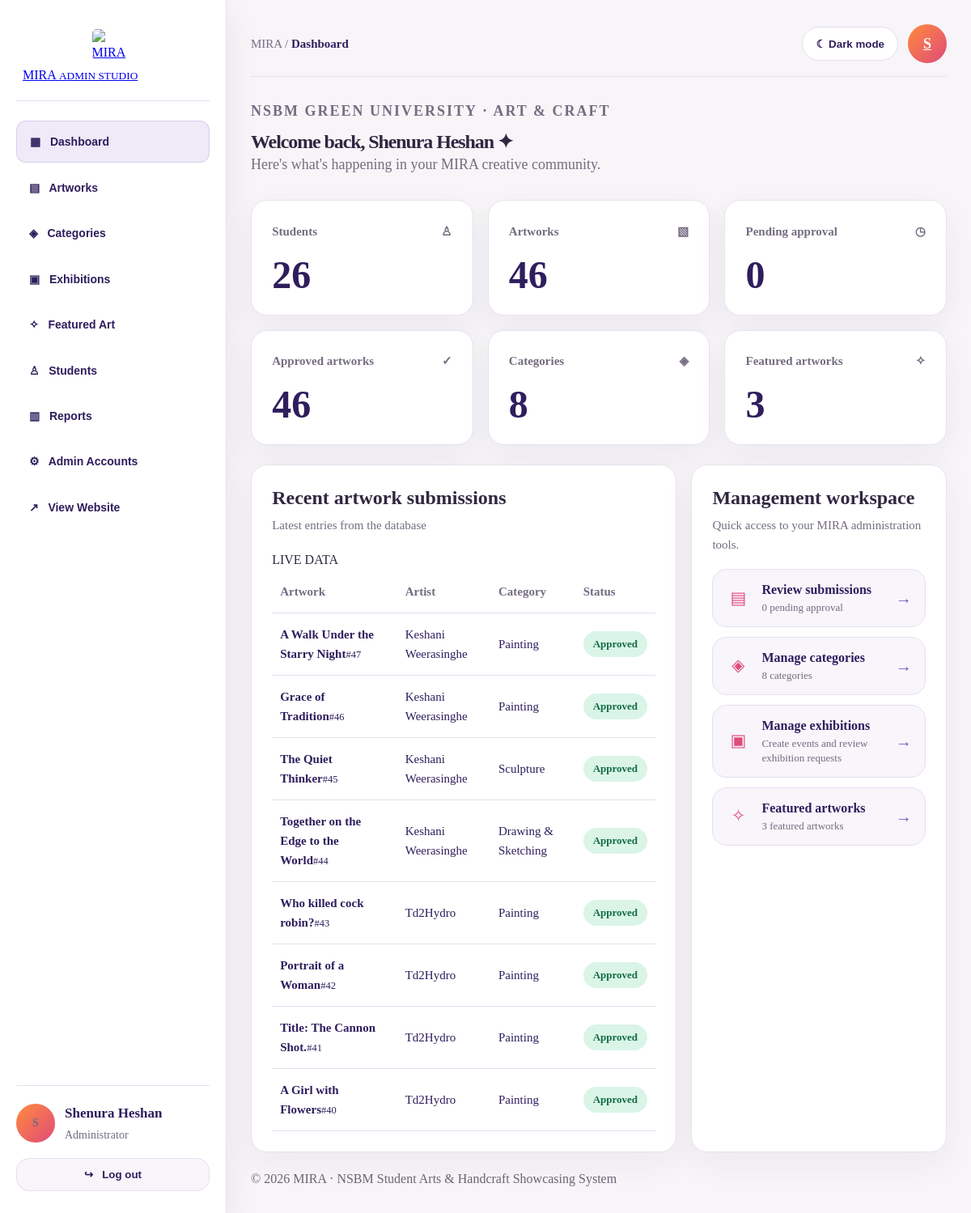
/admin/dashboard.php (signed in), run on the app's committed database.
### tables this page shows
CREATE TABLE `users` (
  `USER_ID` int(11) NOT NULL,
  `FULL_NAME` varchar(100) NOT NULL,
  `EMAIL` varchar(250) NOT NULL,
  `PASSWORD` varchar(200) NOT NULL,
  `ROLE` enum('STUDENT','ARTIST','ADMIN') DEFAULT 'STUDENT',
  `CREATED_AT` timestamp NOT NULL DEFAULT current_timestamp(),
  `ABOUT_ARTIST` text DEFAULT NULL,
  `PROFILE_PHOTO` varchar(255) DEFAULT NULL,
  `COVER_PHOTO` varchar(255) DEFAULT NULL,
  `account_status` varchar(20) NOT NULL DEFAULT 'active',
  `profile_image` varchar(255) DEFAULT NULL
);

CREATE TABLE `artworks` (
  `artwork_id` int(11) NOT NULL,
  `user_id` int(11) NOT NULL,
  `category_id` int(11) NOT NULL,
  `title` varchar(200) NOT NULL,
  `description` text DEFAULT NULL,
  `status` varchar(100) DEFAULT 'pending',
  `is_featured` tinyint(1) DEFAULT 0,
  `created_at` timestamp NOT NULL DEFAULT current_timestamp(),
  `rejection_reason` text DEFAULT NULL,
  `reviewed_at` timestamp NULL DEFAULT NULL,
  `reviewed_by` int(11) DEFAULT NULL,
  `featured_order` int(11) DEFAULT NULL
);

CREATE TABLE `categories` (
  `category_id` int(11) NOT NULL,
  `category_name` varchar(200) NOT NULL,
  `description` text DEFAULT NULL,
  `is_active` tinyint(1) NOT NULL DEFAULT 1,
  `image_path` varchar(255) DEFAULT NULL
);

### admin/auth.php (called while the page is built, shortened)
<?php
require __DIR__ . '/../db.php';
$uid = (int)$_SESSION['user_id'];
$stmt = $conn->prepare('SELECT FULL_NAME, ROLE, account_status FROM users WHERE USER_ID = ? LIMIT 1');
$stmt->bind_param('i', $uid); $stmt->execute(); $record = $stmt->get_result()->fetch_assoc(); $stmt->close();
$adminName = $record['FULL_NAME'];
function h($value) { return htmlspecialchars((string)$value, ENT_QUOTES | ENT_SUBSTITUTE, 'UTF-8'); }

### admin/dashboard.php (the view, shortened to what this page needs)
<?php
require __DIR__ . '/auth.php';
function countQuery(mysqli $conn, string $sql): int {
    $result = $conn->query($sql);
    return $result ? (int) $result->fetch_row()[0] : 0;
}
$totalStudents = countQuery($conn, "SELECT COUNT(*) FROM users WHERE ROLE IN ('STUDENT','ARTIST')");
$totalArtworks = countQuery($conn, 'SELECT COUNT(*) FROM artworks');
$pendingArtworks = countQuery($conn, "SELECT COUNT(*) FROM artworks WHERE LOWER(status) = 'pending'");
$approvedArtworks = countQuery($conn, "SELECT COUNT(*) FROM artworks WHERE LOWER(status) = 'approved'");
$categoryCount = countQuery($conn, 'SELECT COUNT(*) FROM categories');
$featuredCount = countQuery($conn, "SELECT COUNT(*) FROM artworks WHERE is_featured = 1 AND LOWER(status) = 'approved'");
$recent = $conn->query(
    'SELECT a.artwork_id, a.title, a.status, a.created_at,
            u.FULL_NAME AS artist_name, c.category_name
     FROM artworks a
     JOIN users u ON u.USER_ID = a.user_id
     JOIN categories c ON c.category_id = a.category_id
     ORDER BY a.created_at DESC, a.artwork_id DESC LIMIT 8'
);
$stats = [
    ['Students', $totalStudents, '♙'],
    ['Artworks', $totalArtworks, '▧'],
    ['Pending approval', $pendingArtworks, '◷'],
    ['Approved artworks', $approvedArtworks, '✓'],
    ['Categories', $categoryCount, '◈'],
    ['Featured artworks', $featuredCount, '✧'],
];
$initial = function_exists('mb_substr') ? mb_substr($adminName, 0, 1) : substr($adminName, 0, 1);
?>
<!DOCTYPE html>
<html lang="en">
<head>
    <link rel="stylesheet" href="admin.css">
<link rel="stylesheet" href="../mira-design-system.css?v=1">
<link rel="stylesheet" href="mira-admin-polish.css?v=1">
</head>
<body class="admin-page">
<div class="admin-layout">
    <?php $activeAdminPage = "dashboard"; require __DIR__ . "/sidebar.php"; ?>
    <main class="admin-main">
        <header class="admin-topbar">
            <p class="admin-breadcrumb">MIRA / <strong>Dashboard</strong></p>
            <div class="admin-top-actions">
                <button id="themeToggle" class="theme-button admin-theme-toggle" type="button" aria-label="Toggle dark mode">☾ &nbsp; Dark mode</button>
                <a href="profile.php" class="admin-avatar admin-avatar-small admin-profile-link" title="View my profile" aria-label="View admin profile"><?= h(strtoupper($initial)) ?></a>
            </div>
        </header>
        <section class="admin-hero">
            <p class="admin-hero-label">NSBM GREEN UNIVERSITY · ART &amp; CRAFT</p>
            <h1>Welcome back, <?= h($adminName) ?> <span aria-hidden="true">✦</span></h1>
            <p>Here's what's happening in your MIRA creative community.</p>
        </section>
        <section class="admin-stats" aria-label="Dashboard statistics">
            <?php foreach ($stats as [$label, $value, $symbol]): ?>
            <article class="stat-card">
                <div class="stat-card-top">
                    <span><?= h($label) ?></span>
                    <span class="stat-icon" aria-hidden="true"><?= h($symbol) ?></span>
                </div>
                <strong class="stat-value"><?= number_format($value) ?></strong>
            </article>
            <?php endforeach; ?>
        </section>
        <section class="admin-grid" aria-label="Activity and management">
            <article class="admin-panel">
                <div class="admin-panel-heading">
                    <div>
                        <h2>Recent artwork submissions</h2>
                        <p class="admin-panel-subtitle">Latest entries from the database</p>
                    </div>
                    <span class="live-tag">LIVE DATA</span>
                </div>
                <div class="admin-table-scroll">
                    <table class="admin-table">
                        <thead><tr><th>Artwork</th><th>Artist</th><th>Category</th><th>Status</th></tr></thead>
                        <tbody>
                        <?php if ($recent && $recent->num_rows > 0): ?>
                            <?php while ($art = $recent->fetch_assoc()):
                                $status = strtolower((string) $art['status']);
                                $statusClass = in_array($status, ['pending', 'approved', 'rejected'], true) ? $status : 'other';
                            ?>
                            <tr>
                                <td><strong><?= h($art['title']) ?></strong><small>#<?= (int) $art['artwork_id'] ?></small></td>
                                <td><?= h($art['artist_name']) ?></td>
                                <td><?= h($art['category_name']) ?></td>
                                <td><span class="status-pill status-<?= h($statusClass) ?>"><?= h(ucfirst($status)) ?></span></td>
                            </tr>
                            <?php endwhile; ?>
                        <?php else: ?>
                            <tr><td colspan="4" class="empty-state">No artwork submissions yet. New uploads will appear here.</td></tr>
                        <?php endif; ?>
                        </tbody>
                    </table>
                </div>
            </article>
            <article class="admin-panel">
                <h2>Management workspace</h2>
                <p class="admin-panel-subtitle">Quick access to your MIRA administration tools.</p>
                <nav class="admin-action-list" aria-label="Management shortcuts">
                    <a class="admin-action-item" href="artworks.php">
                        <span class="work-icon" aria-hidden="true">▤</span>
                        <span class="admin-action-text"><strong>Review submissions</strong><small><?= number_format($pendingArtworks) ?> pending approval</small></span>
                        <span class="action-arrow" aria-hidden="true">→</span>
                    </a>
                    <a class="admin-action-item" href="categories.php">
                        <span class="work-icon" aria-hidden="true">◈</span>
                        <span class="admin-action-text"><strong>Manage categories</strong><small><?= number_format($categoryCount) ?> categories</small></span>
                        <span class="action-arrow" aria-hidden="true">→</span>
                    </a>
                    <a class="admin-action-item" href="events.php">
                        <span class="work-icon" aria-hidden="true">▣</span>
                        <span class="admin-action-text"><strong>Manage exhibitions</strong><small>Create events and review exhibition requests</small></span>
                        <span class="action-arrow" aria-hidden="true">→</span>
                    </a>
                    <a class="admin-action-item" href="featured.php">
                        <span class="work-icon" aria-hidden="true">✧</span>
                        <span class="admin-action-text"><strong>Featured artworks</strong><small><?= number_format($featuredCount) ?> featured artworks</small></span>
                        <span class="action-arrow" aria-hidden="true">→</span>
                    </a>
                </nav>
            </article>
        </section>
        <footer class="admin-footer">© <?= date('Y') ?> MIRA · NSBM Student Arts &amp; Handcraft Showcasing System</footer>
    </main>
</div>
</body>
</html>

### admin/sidebar.php (shortened to what this page needs)
<?php
$activeAdminPage = $activeAdminPage ?? '';
$displayName = $adminName ?? ($_SESSION['full_name'] ?? 'Administrator');
$initialLetter = function_exists('mb_substr')
    ? mb_substr($displayName, 0, 1)
    : substr($displayName, 0, 1);
?>
<aside class="admin-sidebar">
    <a class="admin-brand"
       href="dashboard.php"
       aria-label="MIRA Admin Dashboard">
        <span class="mira-admin-brand-logo">
            <img src="../Assets/mira-logo-light.jpeg"
                 alt="MIRA"
                 class="admin-brand-img mira-logo-for-light">
        </span>
        <span class="brand-copy">
            MIRA
            <small>ADMIN STUDIO</small>
        </span>
    </a>
    <nav class="admin-nav" aria-label="Admin sections">
        <a href="dashboard.php"
           <?= $activeAdminPage === 'dashboard'
               ? 'class="active" aria-current="page"'
               : '' ?>>
            ▦ &nbsp; Dashboard
        </a>
        <a href="artworks.php"
           <?= $activeAdminPage === 'artworks'
               ? 'class="active" aria-current="page"'
               : '' ?>>
            ▤ &nbsp; Artworks
        </a>
        <a href="categories.php"
           <?= $activeAdminPage === 'categories'
               ? 'class="active" aria-current="page"'
               : '' ?>>
            ◈ &nbsp; Categories
        </a>
        <a href="events.php"
           <?= $activeAdminPage === 'events'
               ? 'class="active" aria-current="page"'
               : '' ?>>
            ▣ &nbsp; Exhibitions
        </a>
        <a href="featured.php"
           <?= $activeAdminPage === 'featured'
               ? 'class="active" aria-current="page"'
               : '' ?>>
            ✧ &nbsp; Featured Art
        </a>
        <a href="students.php"
           <?= $activeAdminPage === 'students'
               ? 'class="active" aria-current="page"'
               : '' ?>>
            ♙ &nbsp; Students
        </a>
        <a href="reports.php"
           <?= $activeAdminPage === 'reports'
               ? 'class="active" aria-current="page"'
               : '' ?>>
            ▥ &nbsp; Reports
        </a>
        <a href="create-admin.php"
           <?= $activeAdminPage === 'create-admin'
               ? 'class="active" aria-current="page"'
               : '' ?>>
            ⚙ &nbsp; Admin Accounts
        </a>
        <a href="../user-home.php" target="_blank" rel="noopener noreferrer">↗ &nbsp; View Website</a>
    </nav>
    <div class="admin-user-box">
        <div class="admin-user">
            <span class="admin-avatar" aria-hidden="true">
                <?= htmlspecialchars(
                    strtoupper($initialLetter),
                    ENT_QUOTES,
                    'UTF-8'
                ) ?>
            </span>
            <div>
                <strong>
                    <?= htmlspecialchars(
                        $displayName,
                        ENT_QUOTES,
                        'UTF-8'
                    ) ?>
                </strong>
                <span>Administrator</span>
            </div>
        </div>
        <form method="post" action="logout.php">
            <button class="logout-button" type="submit">
                ↪ &nbsp; Log out
            </button>
        </form>
    </div>
</aside>

### mira-design-system.css (style rules this page uses)
:root { --design-bg:#f7f5f8;--design-card:#fff;--design-ink:#302741;--design-muted:#746a80;--design-border:#e9e2ed;--design-purple:#7352ae;--design-shadow:0 14px 42px rgba(38,28,59,.055) }
body.mira-gallery-page,body.event-page,body.mira-profile-page,body.admin-page { background:var(--design-bg)!important;color:var(--design-ink) }
.mira-artist-card,.event-card,.profile-card,.profile-panel,.admin-panel,.stat-card { background:var(--design-card)!important;color:var(--design-ink)!important;border:1px solid var(--design-border)!important;border-radius:20px!important;box-shadow:var(--design-shadow)!important }
.admin-main { max-width:1700px;width:100%;min-width:0;padding:clamp(18px,2.5vw,34px)!important }
.admin-hero h1,.admin-hero h2 { font-family:Georgia,'Times New Roman',serif!important;letter-spacing:-1.1px;line-height:1.12!important }
.admin-stats,.admin-grid { gap:18px!important }
.admin-panel,.stat-card { padding:clamp(18px,2.1vw,28px)!important }
.admin-panel h2 { font-family:Georgia,'Times New Roman',serif;font-size:clamp(23px,2vw,30px);line-height:1.25!important;margin-bottom:7px }
.admin-table-scroll,.event-tablewrap { overflow-x:auto }
.admin-nav a { border-radius:12px!important;transition:background .18s,transform .18s }
.admin-topbar { gap:15px!important }
.admin-action-item { min-width:0 }
.admin-action-item .admin-action-text { min-width:0;flex:1 }
.admin-action-item strong { overflow-wrap:anywhere }
:where(a,button,input,select,textarea):focus-visible { outline:3px solid #9c72d4!important;outline-offset:3px }

### admin/mira-admin-polish.css (style rules this page uses)
.admin-sidebar { min-width:0 }
.admin-brand { overflow:hidden }
.admin-nav { gap:6px!important }
.admin-nav a { font-family:Arial,Helvetica,sans-serif;font-size:14px!important }
.admin-panel-subtitle { line-height:1.6 }
.admin-hero { margin-bottom:30px!important }
.admin-hero-label { letter-spacing:2px!important }
.admin-footer { opacity:.7;padding-top:20px }

### data on the page
users: FULL_NAME "S", FULL_NAME "Shenura Heshan"
artworks: title "A Walk Under the Starry Night", artwork_id "47", user.FULL_NAME "Keshani Weerasinghe", category.category_name "Painting", status "Approved"
artworks: title "Grace of Tradition", artwork_id "46", user.FULL_NAME "Keshani Weerasinghe", category.category_name "Painting", status "Approved"
artworks: title "The Quiet Thinker", artwork_id "45", user.FULL_NAME "Keshani Weerasinghe", category.category_name "Sculpture", status "Approved"
artworks: title "Together on the Edge to the World", artwork_id "44", user.FULL_NAME "Keshani Weerasinghe", category.category_name "Drawing & Sketching", status "Approved"
artworks: title "Who killed cock robin?", artwork_id "43", user.FULL_NAME "Td2Hydro", category.category_name "Painting", status "Approved"
artworks: title "Portrait of a Woman", artwork_id "42", user.FULL_NAME "Td2Hydro", category.category_name "Painting", status "Approved"
artworks: title "Title: The Cannon Shot.", artwork_id "41", user.FULL_NAME "Td2Hydro", category.category_name "Painting", status "Approved"
artworks: title "A Girl with Flowers", artwork_id "40", user.FULL_NAME "Td2Hydro", category.category_name "Painting", status "Approved"

### other printed values
$label "Students"
$symbol "♙"
$value "26"
$label "Artworks"
$symbol "▧"
$value "46"
$label "Pending approval"
$symbol "◷"
$value "0"
$label "Approved artworks"
$symbol "✓"
$label "Categories"
$symbol "◈"
$value "8"
$label "Featured artworks"
